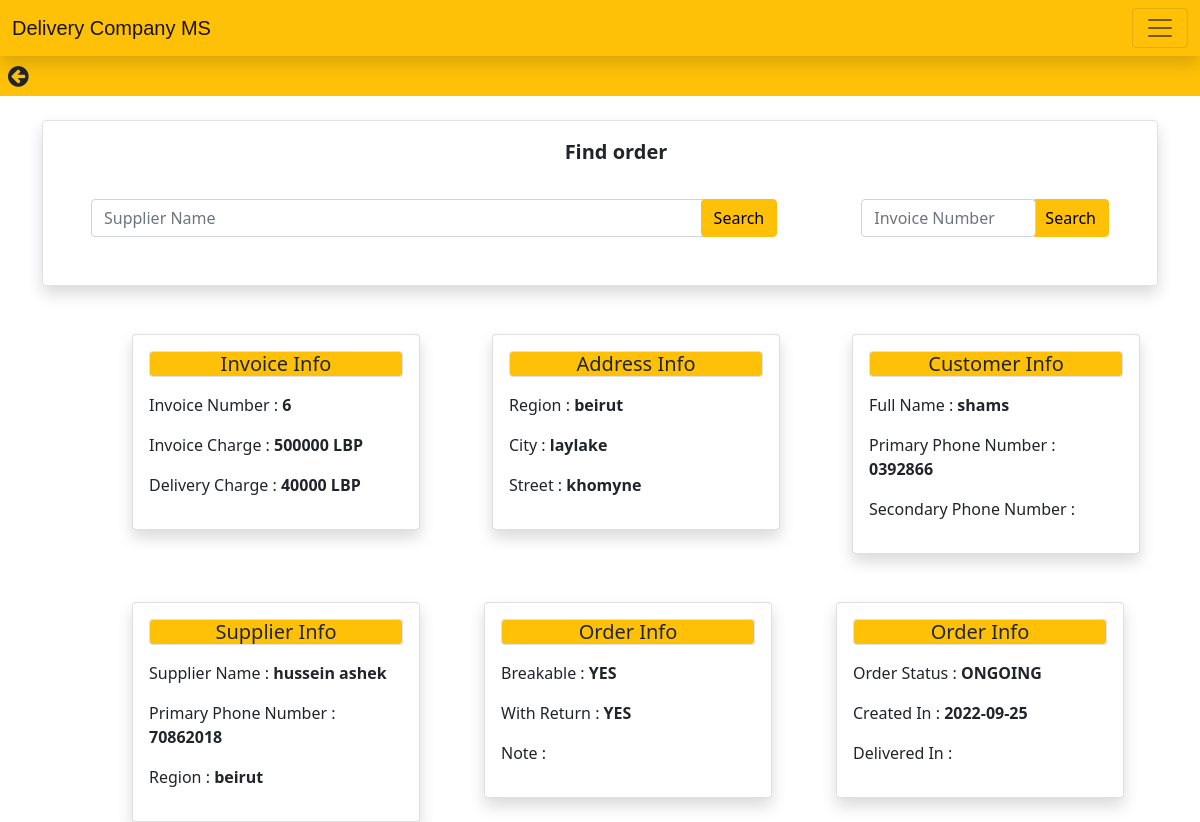
The app's page /MyProject/admin/details.php?id=6 with its own data.
### tables this page shows
CREATE TABLE `invoice` (
  `invoice_number` int(11) NOT NULL,
  `invoice_charge` varchar(10) NOT NULL,
  `delivery_charge` varchar(10) NOT NULL,
  `note` text NOT NULL,
  `order_status` varchar(10) NOT NULL,
  `insert_date` date NOT NULL,
  `currency` varchar(10) NOT NULL,
  `currency1` varchar(10) NOT NULL,
  `breakable` tinyint(1) NOT NULL,
  `returnn` tinyint(1) NOT NULL,
  `supplier_name` varchar(20) NOT NULL,
  `invoice_region` varchar(20) NOT NULL
);

CREATE TABLE `address1` (
  `region` varchar(20) NOT NULL,
  `city` varchar(20) NOT NULL,
  `street` varchar(30) NOT NULL,
  `invoice_no` int(11) NOT NULL
);

CREATE TABLE `customer` (
  `full_name1` varchar(20) NOT NULL,
  `primary_phone_number` varchar(10) NOT NULL,
  `secondary_phone_number` varchar(10) NOT NULL,
  `invoice_id` int(11) NOT NULL,
  `supp_name` varchar(20) NOT NULL
);

CREATE TABLE `supplier` (
  `full_name` varchar(20) NOT NULL,
  `primary_phone_number` varchar(10) NOT NULL,
  `username` varchar(20) NOT NULL,
  `password` varchar(20) NOT NULL,
  `region` varchar(20) NOT NULL,
  `city` varchar(20) NOT NULL,
  `street` varchar(20) NOT NULL
);

### MyProject/admin/details.php (the view, shortened to what this page needs)
<?php
 include 'config.php';
      $invoice_number=$_GET['id'];
      $sql="select * FROM invoice WHERE invoice_number= '$invoice_number'";
      $result=mysqli_query($conn,$sql);
    while($row = mysqli_fetch_assoc($result)){
        $invoice_chrg=$row['invoice_charge']." ".$row['currency'];
        $invoice_number=$row['invoice_number'];
        $delivery_chrg=$row['delivery_charge']." ".$row['currency1'];
        $note=$row['note'];
        $order=$row['order_status'];
        $date=$row['insert_date'];
        if($row['returnn']==0){
            $return="YES";
          }
          else{$return="NO";}
          if($row['breakable']==0){
            $breakable="YES";
          }
          else{$breakable="NO";}
    $sql="SELECT invoice.*, customer.* FROM invoice  INNER JOIN customer ON invoice_number= invoice_ID WHERE invoice_number= '$invoice_number' ";
  $result=mysqli_query($conn,$sql);
  $row= mysqli_fetch_array($result);
  $full_name=$row['full_name1'];
  $primary_phone_number=$row['primary_phone_number'];
  $secondary_phone_number=$row['secondary_phone_number'];
  $sql="SELECT invoice.*, address1.* FROM invoice  INNER JOIN address1 ON invoice_number= invoice_no WHERE invoice_number= '$invoice_number' ";
  $result=mysqli_query($conn,$sql);
  $row= mysqli_fetch_array($result);
  $region=$row['region'];
  $city=$row['city'];
  $street=$row['street'];
  $sql="SELECT invoice.*, supplier.* FROM invoice  INNER JOIN supplier ON supplier_name= full_name WHERE invoice_number= '$invoice_number' ";
  $result=mysqli_query($conn,$sql);
  $row= mysqli_fetch_array($result);
  $full_name1=$row['full_name'];
  $primary_phone_number1=$row['primary_phone_number'];
  $region1=$row['region'];
    }
?>
<!doctype html>
<html lang="en">
  <head>
    <link rel="stylesheet" href="https://cdnjs.cloudflare.com/ajax/libs/font-awesome/4.7.0/css/font-awesome.min.css">
    <link href="https://cdn.jsdelivr.net/npm/bootstrap@5.1.3/dist/css/bootstrap.min.css " rel="stylesheet">
  </head>
  <body>
    <nav class="navbar navbar-light bg-warning shadow font1 ">
        <div class="container-fluid ">
          <a class="navbar-brand " href="#">Delivery Company MS</a>
          <button class="navbar-toggler" type="button" data-bs-toggle="offcanvas" data-bs-target="#offcanvasNavbar" aria-controls="offcanvasNavbar">
            <span class="navbar-toggler-icon"></span>
          </button>
        </div>
      </nav>
      <div class="bg-warning" style="height: 40px;">
      <i class="fa fa-arrow-circle-left ms-2 mt-2 cursor" style="font-size:24px" onclick="location.href = 'center.php';" ></i>
      </div>
      <div class="container" style="width: 1185px;">
      <form method="POST">
        <div class= " border rounded shadow mt-4">
              <legend class="fs-5 mt-3 ms-3" style="text-align: center;"><b>Find order</b> </legend><br><br>
              <div class=" row align-items-center ">
              <div class=" col d-flex mb-5 me-5 ms-5" >
              <input name="fullname" class="form-control me-2" type="search" placeholder="Supplier Name" aria-label="Search">
              <div style = "position:relative; left:-80px;">
              <button name="s_search" class="btn btn-warning" type="submit" >Search</button>
              </div>
              <div style = "position:relative; left:4px;">
                <input name="invoice_nb" class="form-control me-2" type="search" placeholder="Invoice Number" aria-label="Search">
              </div>
                <button name="search" class="btn btn-warning" type="submit">Search</button>
              </div>
              </div>
        </div>
      </form>
      </div>
   <div style= " margin-left: 120px;">
      <div class="container mt-5">
        <div class="row">
        <div class="col">
           <div class="card shadow " style="width: 18rem;">
           <div class="card-body">
            <h5 class="card-title bg-warning border rounded" style="text-align: center;">Invoice Info</h5>
            <div class="mt-3">
            <p>Invoice Number : <b><?php echo $invoice_number; ?> </b></p>
            <p>Invoice Charge : <b><?php echo $invoice_chrg; ?> </b></p>
            <p>Delivery Charge : <b><?php echo $delivery_chrg; ?> </b></p>
            </div>
            </div>
            </div>
        </div>
        <div class="col">
           <div class="card shadow" style="width: 18rem;">
           <div class="card-body">
            <h5 class="card-title bg-warning border rounded" style="text-align: center;">Address Info</h5>
            <div class="mt-3">
            <p>Region : <b><?php echo $region; ?> </b></p>
            <p>City : <b><?php echo $city; ?> </b></p>
            <p>Street : <b><?php echo $street; ?> </b></p>
            </div>
            </div>
            </div>
        </div>
        <div class="col">
           <div class="card shadow" style="width: 18rem;">
           <div class="card-body">
            <h5 class="card-title bg-warning border rounded" style="text-align: center;">Customer Info</h5>
            <div class="mt-3">
            <p>Full Name : <b><?php echo $full_name; ?> </b></p>
            <p>Primary Phone Number : <b><?php echo $primary_phone_number; ?> </b></p>
            <p>Secondary Phone Number : <b><?php echo $secondary_phone_number; ?> </b></p>
            </div>
            </div>
            </div>
        </div>
        <div class="row mt-5">
        <div class="col">
           <div class="card shadow" style="width: 18rem;">
           <div class="card-body">
            <h5 class="card-title bg-warning border rounded" style="text-align: center;">Supplier Info</h5>
            <div class="mt-3">
            <p>Supplier Name : <b><?php echo $full_name1; ?> </b></p>
            <p>Primary Phone Number : <b><?php echo $primary_phone_number1; ?> </b></p>
            <p>Region : <b><?php echo $region1; ?> </b></p>
            </div>
            </div>
            </div>
        </div>
        <div class="col">
           <div class="card shadow" style="width: 18rem;">
           <div class="card-body">
            <h5 class="card-title bg-warning border rounded" style="text-align: center;">Order Info</h5>
            <div class="mt-3">
            <p>Breakable : <b><?php echo $breakable; ?> </b></p>
            <p>With Return : <b><?php echo $return; ?> </b></p>
            <p>Note : <b><?php echo $note; ?> </b></p>
            </div>
            </div>
            </div>
        </div>
        <div class="col">
           <div class="card shadow" style="width: 18rem;">
           <div class="card-body">
            <h5 class="card-title bg-warning border rounded" style="text-align: center;">Order Info</h5>
            <div class="mt-3">
            <p>Order Status : <b><?php echo $order ?> </b></p>
            <p>Created In : <b><?php echo $date; ?> </b></p>
            <p>Delivered In : <b><?php  ?> </b></p>
            </div>
            </div>
            </div>
        </div>
        </div>
        </div>
</div>
      </div>

### MyProject/admin/details.php (style rules this page uses)
.font1 { font-family: 'Oswald', sans-serif; font-family: 'Roboto Serif', sans-serif; }

### records on screen
invoice: invoice_number "6", invoice_chrg "500000 LBP", delivery_chrg "40000 LBP", supplier.full_name "hussein ashek", supplier.primary_phone_number "70862018", supplier.region "beirut", breakable "YES", returnn "YES", order_status "ONGOING", insert_date "2022-09-25"
address1: region "beirut", city "laylake", street "khomyne"
customer: full_name1 "shams", primary_phone_number "0392866"
